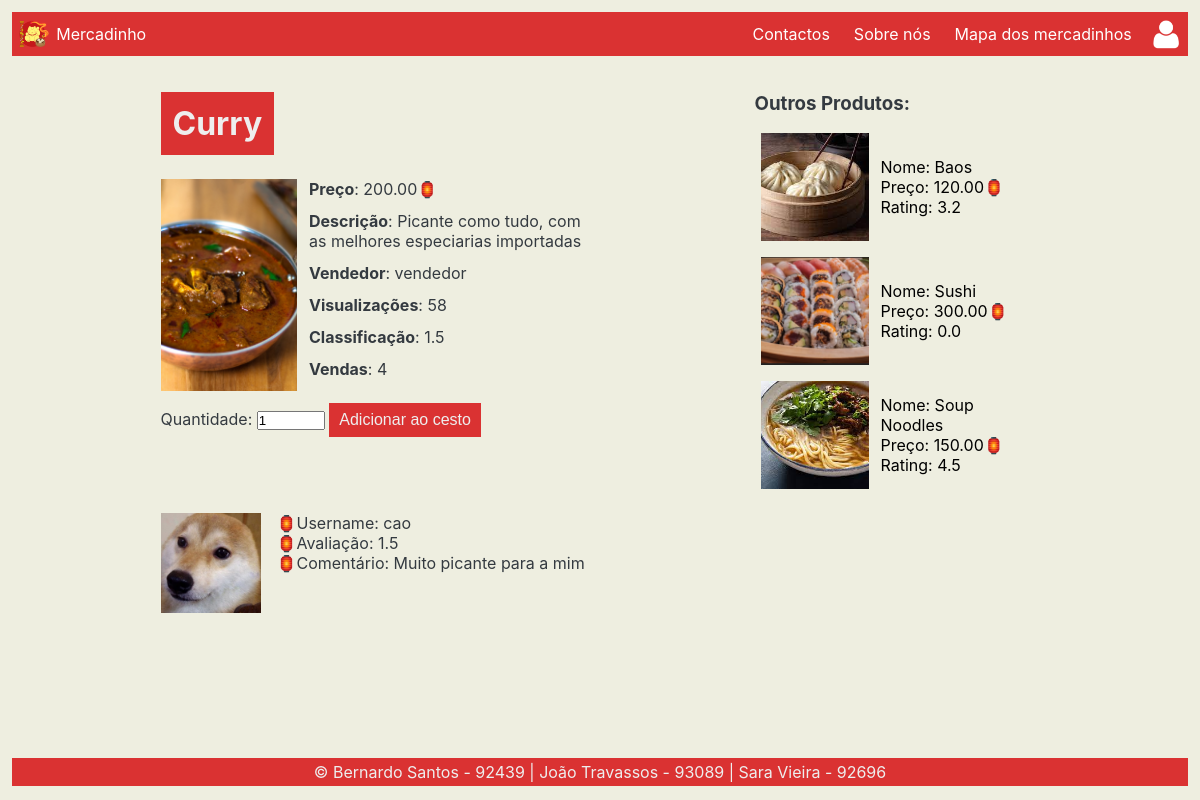
/food/2/, run on the app's committed database.
### food/models.py (models this page shows, shortened)
class Product(models.Model):
    name = models.CharField(max_length=25)
    description = models.CharField(max_length=200)
    price = models.DecimalField(max_digits=8, decimal_places=2)
    image = models.ImageField(null=True, blank=True)
    sales = models.IntegerField(default=0, validators=[MinValueValidator(0)])
    views = models.IntegerField(default=0, validators=[MinValueValidator(0)])
    rating = models.DecimalField(default=0, validators=[MinValueValidator(0), MaxValueValidator(5)], max_digits=2,
                                 decimal_places=1)
    salesman = models.ForeignKey(Salesman, on_delete=models.CASCADE)
    def addView(self):
        Product.objects.filter(id=self.id).update(views=self.views + 1)

class Salesman(models.Model):
    user = models.OneToOneField(User, on_delete=models.CASCADE)
    rating = models.DecimalField(default=0, validators=[MinValueValidator(0), MaxValueValidator(5)], max_digits=2,
                                 decimal_places=1)
    profile_pic = models.ImageField()
    phone_number = models.IntegerField(blank=True,
                                       validators=[MinValueValidator(900000000), MaxValueValidator(999999999)])

class Comment(models.Model):
    user = models.ForeignKey(User, on_delete=models.CASCADE)
    text = models.CharField(max_length=10000)
    dataHour = models.DateTimeField()
    rating = models.DecimalField(default=0, validators=[MinValueValidator(0), MaxValueValidator(5)], max_digits=2,
                                 decimal_places=1)
    product = models.ForeignKey(Product, on_delete=models.CASCADE)
    class Meta:
        unique_together = (("user", "product"),)

class Customer(models.Model):
    user = models.OneToOneField(User, on_delete=models.CASCADE)
    profile_pic = models.ImageField(upload_to='static/media/', blank=True)
    gender = (
        ('Male', 'Male'),
        ('Female', 'Female'),
        ('Other', 'Other')
    )
    gender = models.CharField(max_length=6, null=True, blank=True, choices=gender)
    birthday = models.DateField()
    credit = models.IntegerField()

### food/views.py (the view)
# urls.py: path('<int:product_id>/', views.productDetailPage, name='productDetailPage'),
def productDetailPage(request, product_id):
    product = get_object_or_404(Product, pk=product_id)
    comments = Comment.objects.all().filter(product_id=product_id)
    product.addView()
    products = Product.objects.all().exclude(id=product_id)
    if request.user.groups.filter(name='Salesman').exists():
        products = products.filter(salesman_id=request.user.salesman.id)
    products = list(products)[:10]
    random.shuffle(products)
    context = {'product': product, 'comments': comments, "products": products}
    if request.session.get('doubleComment'):
        context = {'product': product, 'comments': comments, "products": products,
                   "doubleCommentWarning": request.session['doubleComment']}
        del request.session['doubleComment']
    return render(request, 'food/detalhe.html', context)

### food/templates/food/detalhe.html (shortened to what this page needs)
{% extends 'food/base.html' %}
    {% load custom_filters %}
{% block content %}
    <div>
        <div class="grid-detalhe">
            <div class="grid2-detalhe">
                <div class="item0-detalhe">
                    <h1 class="product_title">{{ product.name }}</h1>
                </div>
                <div class="item1-detalhe">
                    <img alt="Imagem do produto. {{ product.name }}"
                         src="{{ product.image }}">
                </div>
                <div class="item2-detalhe">
                    <ul>
                        <li class="lanterna-depois"><strong>Preço</strong>: {{ product.price }}</li>
                        <li class="descricao-detalhe"><strong>Descrição</strong>: {{ product.description }}</li>
                        <li><strong>Vendedor</strong>: {{ product.salesman.user.username }}</li>
                        <li><strong>Visualizações</strong>: {{ product.views }}</li>
                        <li><strong>Classificação</strong>: {{ product.rating }}</li>
                        <li><strong>Vendas</strong>: {{ product.sales }}</li>
                    </ul>
                </div>
                <div class="item3-detalhe">
                    {% if request.user|has_group:'Salesman' %}
                        <a href="{% url 'food:deleteProduct' product.id %}" class="button-link">Eliminar</a>
                    {% else %}
                        <form action="{% url 'food:addToCart'  product.id %}" method="post">
                            <label>Quantidade: <input type="number" min="1" max="1000" name="quant" value="1"></label>
                            <input type="submit" value="Adicionar ao cesto"/>
                        </form>
                    {% endif %}
                </div>
            </div>
            <div class="item4-detalhe">
                <h3>Outros Produtos:</h3>
                {% if products %}
                    {% for p in products %}
                        <a href="{% url 'food:productDetailPage' p.id %}">
                            <div class="product-suggestion-detalhe">
                                <img src="{{ p.image }}" alt="imagem de um produto">
                                <div class="text-details-detalhe">
                                    <p>Nome: {{ p.name }}</p>
                                    <p class="lanterna-depois">Preço: {{ p.price }}</p>
                                    <p>Rating: {{ p.rating }}</p>
                                </div>
                            </div>
                        </a>
                    {% endfor %}
                {% else %}
                    Não exitem produtos para serem sugeridos
                {% endif %}
            </div>
            <div class="item5-detalhe">
                <div class="item6-detalhe">
                    {% for comment in comments %}
                        <div class="review-section-detalhe">
                            <img src="{{ comment.user.customer.profile_pic }}" alt="profile_pic do user">
                            <div>
                                <p class="lanterna-antes review-section-text-detalhe">Username: {{ comment.user.username }}</p>
                                <p class="lanterna-antes review-section-text-detalhe">Avaliação: {{ comment.rating }}</p>
                                <p class="lanterna-antes review-section-text-detalhe">Comentário: {{ comment.text }}</p>
                            </div>
                        </div>
                        <br/>
                    {% endfor %}
                </div>
            </div>
        </div>
    </div>
{% endblock %}

### food/static/food/style.css (style rules this page uses)
* { margin: 0; padding: 0; box-sizing: border-box; }
body { font-family: "Inter", sans-serif; color: #343a40; margin: 0 12px; background-color: #eeeee0; }
h1, h2, h3 { margin: 12px 0; }
li { margin-bottom: 12px; list-style-type: none; }
a { text-decoration: none; color: black; }
input[type=submit] { background-color: #da3232; color: #eeeeee; cursor: pointer; padding: 8px 10px 8px 10px; text-decoration: none; font-size: 16px; border: none; }
.lanterna-antes::before { content: '🏮'; }
.lanterna-depois::after { content: '🏮'; }
.product_title { margin-top: 12px; padding: 12px; background-color: #da3232; color: #eeeeee; display: inline-block; }
.grid-detalhe { margin-top: 24px; display: inline-grid; grid-template-columns: repeat(8, 1fr); margin-bottom: 12px; grid-gap: 12px; }
.grid2-detalhe { display: inline-grid; grid-template-columns: repeat(3, 1fr); grid-column-gap: 12px; grid-column-start: 2; grid-column-end: 5; grid-gap: 12px; grid-row-start: 1; }
.grid2-detalhe h1 { max-width: 100%; overflow-wrap: break-word; }
.item0-detalhe { grid-column-start: 1; grid-column-end: -1; }
.item1-detalhe { grid-row-start: 2; grid-column-start: 1; }
.item1-detalhe img { height: 100%; width: 100%; max-height: 250px; max-width: 250px; object-fit: cover; }
.item2-detalhe { text-align: left; grid-column-start: 2; grid-row-start: 2; grid-column-end: 4; }
.descricao-detalhe { max-width: 100%; overflow-wrap: break-word; }
.item3-detalhe { grid-row-start: 3; grid-column-start: 1; grid-column-end: -1; }
.item4-detalhe { grid-row-start: 1; grid-row-end: 4; grid-column-start: 6; grid-column-end: -2; }
.product-suggestion-detalhe { display: inline-grid; grid-template-columns: auto auto; }
.product-suggestion-detalhe img { width: 120px; height: 120px; object-fit: cover; padding: 6px; }
.text-details-detalhe { margin: auto; padding: 6px; }
.item5-detalhe { margin-top: 64px; grid-row-start: 2; grid-column-start: 2; grid-column-end: -2; }
.item6-detalhe { grid-column-start: 2; grid-column-end: -2; }
.review-section-detalhe { display: inline-grid; grid-template-columns: auto auto; grid-gap: 16px; }
.review-section-detalhe img { width: 100px; height: 100px; object-fit: cover; }
.review-section-text-detalhe { width: 570px; overflow-wrap: break-word; }

### data on the page
Product: name "Curry", image (picture), price "200.00", description "Picante como tudo, com as melhores especiarias importadas", salesman.user.username "vendedor", views "58", rating "1.5", sales "4"
Product: image (picture), name "Baos", price "120.00", rating "3.2"
Product: image (picture), name "Sushi", price "300.00", rating "0.0"
Product: image (picture), name "Soup Noodles", price "150.00", rating "4.5"
Comment: user.customer.profile_pic (picture), user.username "cao", rating "1.5", text "Muito picante para a mim"
